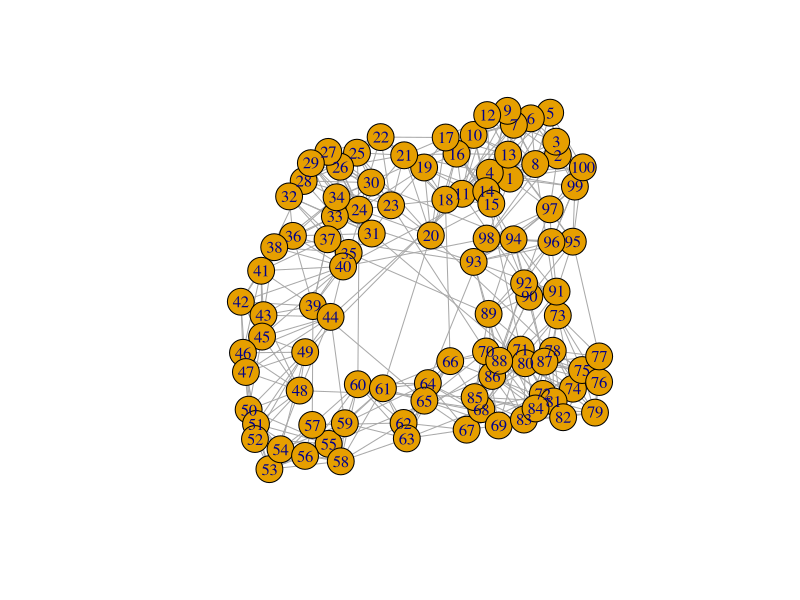

Generate this figure with R:
# Social / financial networks as small world
# Using watts.strogats.game or barabasi.game

library(igraph)

set.seed(27)

w <- watts.strogatz.game(1, 100, 5, 0.05)

plot(w)

# Calculate the main characterirsticsof the network
# density, clustering (transitivity) and average path
graph.density(w)

transitivity(w)

average.path.length(w)

# Extracting the list of edges can be done easily with the get.edgelist 
# function that would return a matrix of two columns. 
# Here we show only the first 10 rows of the returned list 
we <- get.edgelist(w)
head(we, 10)

